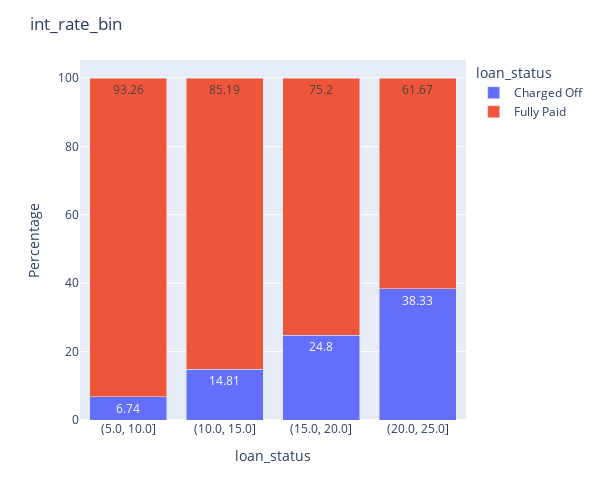

Write notebook code for a chart like this one.
### Markdown cell above
#### int_rate: Interest rate

### Code cell
box_plot(data= loan_data_extract,y='int_rate',x='loan_status')
loan_data_extract['int_rate_bin'] = pd.cut(loan_data_extract['int_rate'], np.linspace(5, 25, 5))

count_plot(loan_data_extract,['int_rate_bin'])

stack_plot(x='int_rate_bin',y='loan_status',data=loan_data_extract)

### Figure 1 — Plotly figure (JSON) as saved in the notebook; plotly's stock layout.template omitted (floating-point values rounded to 4 significant figures)
{"data": [{"alignmentgroup": "True", "hovertemplate": "loan_status=Charged Off<br>int_rate_bin=%{x}<br>Percentage=%{text}<extra></extra>", "legendgroup": "Charged Off", "marker": {"color": "#636efa", "pattern": {"shape": ""}}, "name": "Charged Off", "offsetgroup": "Charged Off", "orientation": "v", "showlegend": true, "text": [6.74, 14.81, 24.8, 38.33], "textposition": "auto", "type": "bar", "x": ["(5.0, 10.0]", "(10.0, 15.0]", "(15.0, 20.0]", "(20.0, 25.0]"], "xaxis": "x", "y": [6.74, 14.81, 24.8, 38.33], "yaxis": "y"}, {"alignmentgroup": "True", "hovertemplate": "loan_status=Fully Paid<br>int_rate_bin=%{x}<br>Percentage=%{text}<extra></extra>", "legendgroup": "Fully Paid", "marker": {"color": "#EF553B", "pattern": {"shape": ""}}, "name": "Fully Paid", "offsetgroup": "Fully Paid", "orientation": "v", "showlegend": true, "text": [93.26, 85.19, 75.2, 61.67], "textposition": "auto", "type": "bar", "x": ["(5.0, 10.0]", "(10.0, 15.0]", "(15.0, 20.0]", "(20.0, 25.0]"], "xaxis": "x", "y": [93.26, 85.19, 75.2, 61.67], "yaxis": "y"}], "layout": {"barmode": "stack", "height": 500, "legend": {"title": {"text": "loan_status"}, "tracegroupgap": 0}, "margin": {"t": 60}, "title": {"text": "int_rate_bin"}, "width": 600, "xaxis": {"anchor": "y", "domain": [0, 1], "title": {"text": "loan_status"}}, "yaxis": {"anchor": "x", "domain": [0, 1], "title": {"text": "Percentage"}}}}
